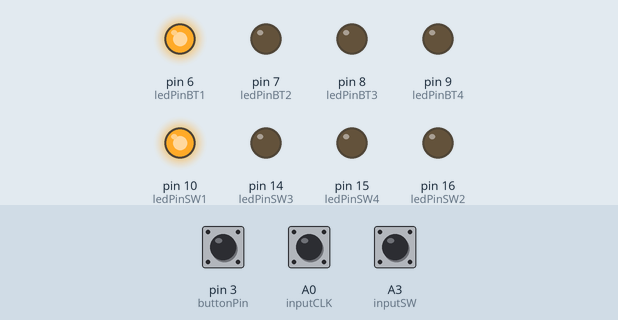
Recording of a sketch running on a simulated Arduino Leonardo, built with avr-gcc and run on an emulated ATmega32U4. Shown: output pins drawn as LEDs (lit = HIGH). Dashed ring = blinking. The inputs (shaded band) are chosen by the test bench; at power-on: A3 (inputSW) HIGH, pin 3 (buttonPin) LOW, A0 (inputCLK) HIGH. USB keyboard and mouse output is not drawn.

Above: at 1.2 s.
1.3 s: A3 (inputSW) pulled LOW for 1 s
At 1.75 s:
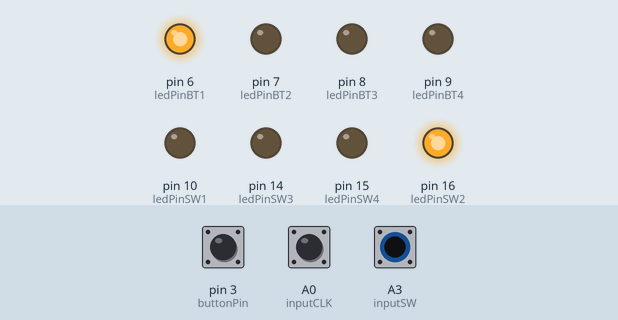
4.0 s: pin 3 (buttonPin) pulled HIGH for 0.15 s
At 5.0 s:
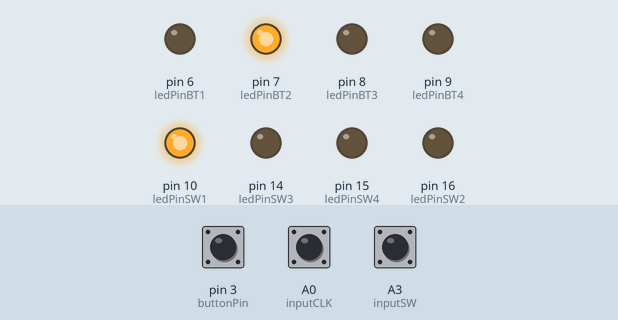
5.8 s: A3 (inputSW) pulled LOW for 0.15 s
At 7.3 s:
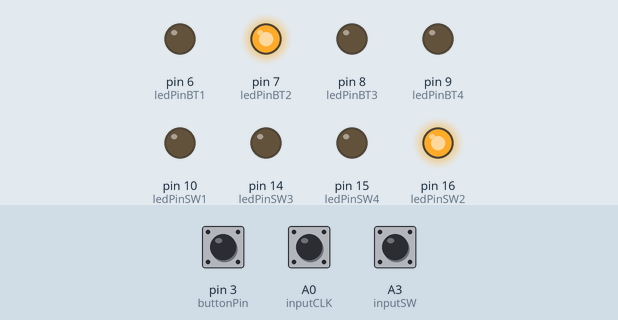
7.6 s: A3 (inputSW) pulled LOW for 0.15 s
At 8.9 s:
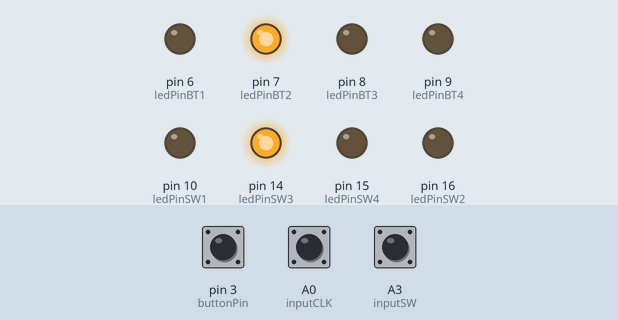
9.4 s: A3 (inputSW) pulled LOW for 3.2 s
At 9.85 s:
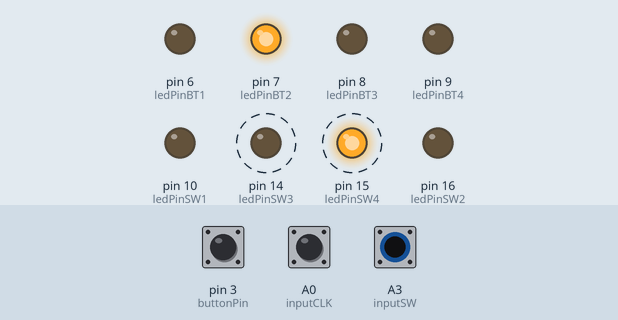
14.1 s: pin 3 (buttonPin) pulled HIGH for 3.2 s
At 15.1 s:
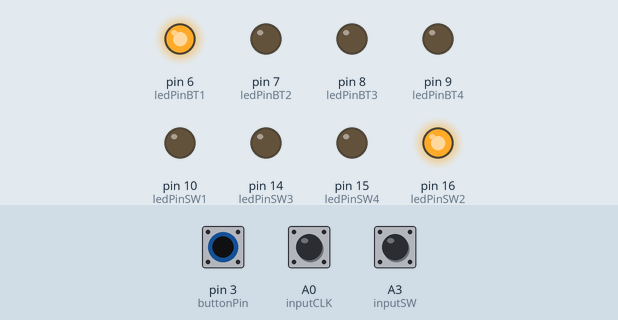
Timing chart, 0 to 19.1 s (numbered marks = the images above; inputs shaded):
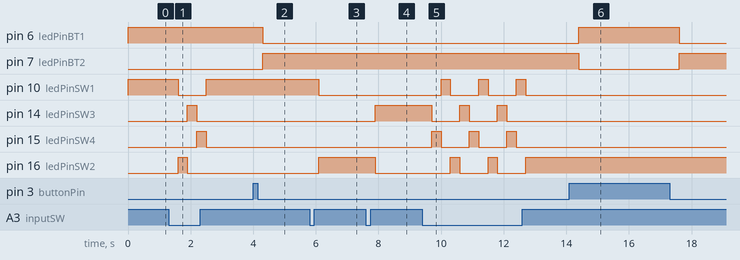

Measured:
- after the input at 1.3 s, pin 10 (ledPinSW1): HIGH → LOW after 0.30 s, → HIGH 0.90 s later; pin 14 (ledPinSW3): LOW → HIGH after 0.60 s, → LOW 0.30 s later; pin 15 (ledPinSW4): LOW → HIGH after 0.90 s, → LOW 0.30 s later; pin 16 (ledPinSW2): LOW → HIGH after 0.30 s, → LOW 0.30 s later
- after the input at 4.0 s, pin 6 (ledPinBT1): HIGH → LOW after 0.30 s; pin 7 (ledPinBT2): LOW → HIGH after 0.30 s
- after the input at 5.8 s, pin 10 (ledPinSW1): HIGH → LOW after 0.30 s; pin 16 (ledPinSW2): LOW → HIGH after 0.30 s
- after the input at 7.6 s, pin 14 (ledPinSW3): LOW → HIGH after 0.30 s; pin 16 (ledPinSW2): HIGH → LOW after 0.30 s
- after the input at 9.4 s, pin 10 (ledPinSW1): alternates HIGH for 0.30 s and LOW for 0.90 s, starting after 0.60 s; pin 14 (ledPinSW3): alternates HIGH for 0.30 s and LOW for 0.90 s, 5 changes in all, then stays LOW, starting after 0.30 s
- after the input at 14.1 s, pin 6 (ledPinBT1): LOW → HIGH after 0.30 s, → LOW 3.2 s later; pin 7 (ledPinBT2): HIGH → LOW after 0.30 s, → HIGH 3.2 s later

The sketch:

button_and_rotary_switches.ino
```cpp
/* V2
 *  Keyboard Library documentation: https://github.com/arduino-libraries/Keyboard/blob/master/src/Keyboard.h
 *  HID-Project library documentation: https://github.com/NicoHood/HID/wiki/Consumer-API
*/
#include <HID-Project.h>

// Rotary Encoder Inputs
#define inputCLK A0
#define inputDT A1
#define inputSW A3

//Pin Layout
const int buttonPin = 3;
const int ledPinSW1 = 10;
const int ledPinSW2 = 16;
const int ledPinSW3 = 14;
const int ledPinSW4 = 15;
const int ledPinBT1 = 6;
const int ledPinBT2 = 7;
const int ledPinBT3 = 8;
const int ledPinBT4 = 9;
int buttonState;
int lastButtonState = LOW;
int currentStateCLK;
int previousStateCLK;
int mode = 1;
int maxModes = 4;
int modeBTN = 1;
int maxBTNModes =2;
unsigned long lastDebounceTime = 0;
unsigned long debounceDelay = 50;

void setup() {

  pinMode (inputCLK,INPUT);
  pinMode (inputDT,INPUT);
  pinMode(inputSW, INPUT_PULLUP);
  pinMode(buttonPin, INPUT);
  pinMode(ledPinSW1, OUTPUT);
  pinMode(ledPinSW2, OUTPUT);
  pinMode(ledPinSW2, OUTPUT);
  pinMode(ledPinSW3, OUTPUT);
  pinMode(ledPinSW4, OUTPUT);
  pinMode(ledPinBT1, OUTPUT);
  pinMode(ledPinBT2, OUTPUT);
  pinMode(ledPinBT3, OUTPUT);
  pinMode(ledPinBT4, OUTPUT);


  // Setup Serial Monitor
  Serial.begin (9600);
  Consumer.begin();
  Keyboard.begin();

  // Read the initial state of inputCLK
  previousStateCLK = digitalRead(inputCLK);
}
void changeBTMode() {
    modeBTN = (modeBTN % maxBTNModes) + 1;
}

void changeMode() {
    mode = (mode % maxModes) + 1;
}
void loop() {
  int reading = digitalRead(buttonPin);


  if (reading != lastButtonState) {
    // reset the debouncing timer
    lastDebounceTime = millis();
  }

  if ((millis() - lastDebounceTime) > debounceDelay) {

    // if the button state has changed:
    if (reading != buttonState) {
      buttonState = reading;
      }
    }

  // Read the current state of inputCLK
  currentStateCLK = digitalRead(inputCLK);

  if (currentStateCLK != previousStateCLK){
    // If the inputDT state is different than the inputCLK state then
    // the encoder is rotating counterclockwise
    if (digitalRead(inputDT) != currentStateCLK) {
      rotateRight();
    } else {
      rotateLeft();
    }
  }
  // Update previousStateCLK with the current state
  previousStateCLK = currentStateCLK;
  lastButtonState = reading;

  if (reading != buttonState){
    changeBTMode();
        delay(300);
  }
  if(!digitalRead(inputSW)) {
        changeMode();
            delay(300);
        }
  //Switch led modes
  if(mode==1){
    digitalWrite(ledPinSW1, HIGH);
    }
    else{
      digitalWrite(ledPinSW1, LOW);
      }
  if(mode==2){
    digitalWrite(ledPinSW2, HIGH);
    }
    else{
      digitalWrite(ledPinSW2, LOW);
      }
  if(mode==3){
    digitalWrite(ledPinSW3, HIGH);
    }
    else{
      digitalWrite(ledPinSW3, LOW);
      }
  if(mode==4){
    digitalWrite(ledPinSW4, HIGH);
    }
    else{
      digitalWrite(ledPinSW4, LOW);
      }


// Button led modes
  if(modeBTN==1){
    digitalWrite(ledPinBT1, HIGH);
    }
    else{
      digitalWrite(ledPinBT1, LOW);
      }
  if(modeBTN==2){
    digitalWrite(ledPinBT2, HIGH);
    }
    else{
      digitalWrite(ledPinBT2, LOW);
      }
  if(modeBTN==3){
    digitalWrite(ledPinBT3, HIGH);
    }
    else{
      digitalWrite(ledPinBT3, LOW);
      }
  if(modeBTN==4){
    digitalWrite(ledPinBT4, HIGH);
    }
    else{
      digitalWrite(ledPinBT4, LOW);
      }
}
//Rotate right
//Add more cases for more modes
void rotateRight() {
  switch(modeBTN){
    case 1:{
      switch(mode) {
        case 1:
          // Increase the volume.
          Consumer.write(MEDIA_VOLUME_UP);
          break;
        case 2:
          //Cltr + TAB
          Keyboard.press(KEY_LEFT_CTRL);
          Keyboard.press(KEY_TAB);
          Keyboard.releaseAll();
          break;
        case 3:
          // Lightroom, PowerPoint
          Keyboard.press(KEY_UP_ARROW);
          Keyboard.releaseAll();
          break;
        case 4:
          // Photoshop Brush size
          Keyboard.write('[');
          break;


      }
      break;

     case 2:{
      switch(mode) {
        case 1:
          // Increase the volume.
          Consumer.write(MEDIA_VOLUME_DOWN);
          break;
        case 2:
          //Cltr + TAB
          Keyboard.press(KEY_LEFT_CTRL);
          Keyboard.press(KEY_TAB);
          Keyboard.releaseAll();
          break;
        case 3:
          // Lightroom, PowerPoint
          Keyboard.press(KEY_RIGHT_ARROW);
          Keyboard.releaseAll();
          break;
        case 4:
          // Photoshop Brush size
          Keyboard.write('R');
          break;


      }
      break;
    }
  }
}
}
//Rotate Left
//Add more cases for more modes
void rotateLeft() {
  switch(modeBTN){
    case 1:{
      switch(mode) {
        case 1:
          // Decrease the volume.
          Consumer.write(MEDIA_VOLUME_DOWN);
          break;
        case 2:
          //Cltr + SHIFT + TAB
          Keyboard.press(KEY_LEFT_CTRL);
          Keyboard.press(KEY_LEFT_SHIFT);
          Keyboard.press(KEY_TAB);
          Keyboard.releaseAll();
          break;
        case 3:
          // Lightroom, PowerPoint
          Keyboard.press(KEY_DOWN_ARROW);
          Keyboard.releaseAll();
          break;
        case 4:
          // Photoshop Brush size
          Keyboard.write(']');
          break;
  }
  break;

  case 2:{
      switch(mode) {
        case 1:
          // Decrease the volume.
          Consumer.write(MEDIA_VOLUME_UP);
          break;
        case 2:
          //Cltr + SHIFT + TAB
          Keyboard.press(KEY_LEFT_CTRL);
          Keyboard.press(KEY_LEFT_SHIFT);
          Keyboard.press(KEY_TAB);
          Keyboard.releaseAll();
          break;
        case 3:
          // Lightroom, PowerPoint
          Keyboard.press(KEY_DOWN_ARROW);
          Keyboard.releaseAll();
          break;
        case 4:
          // Photoshop Brush size
          Keyboard.write('L');
          break;
  }
  break;
}
}
  }
}
```
